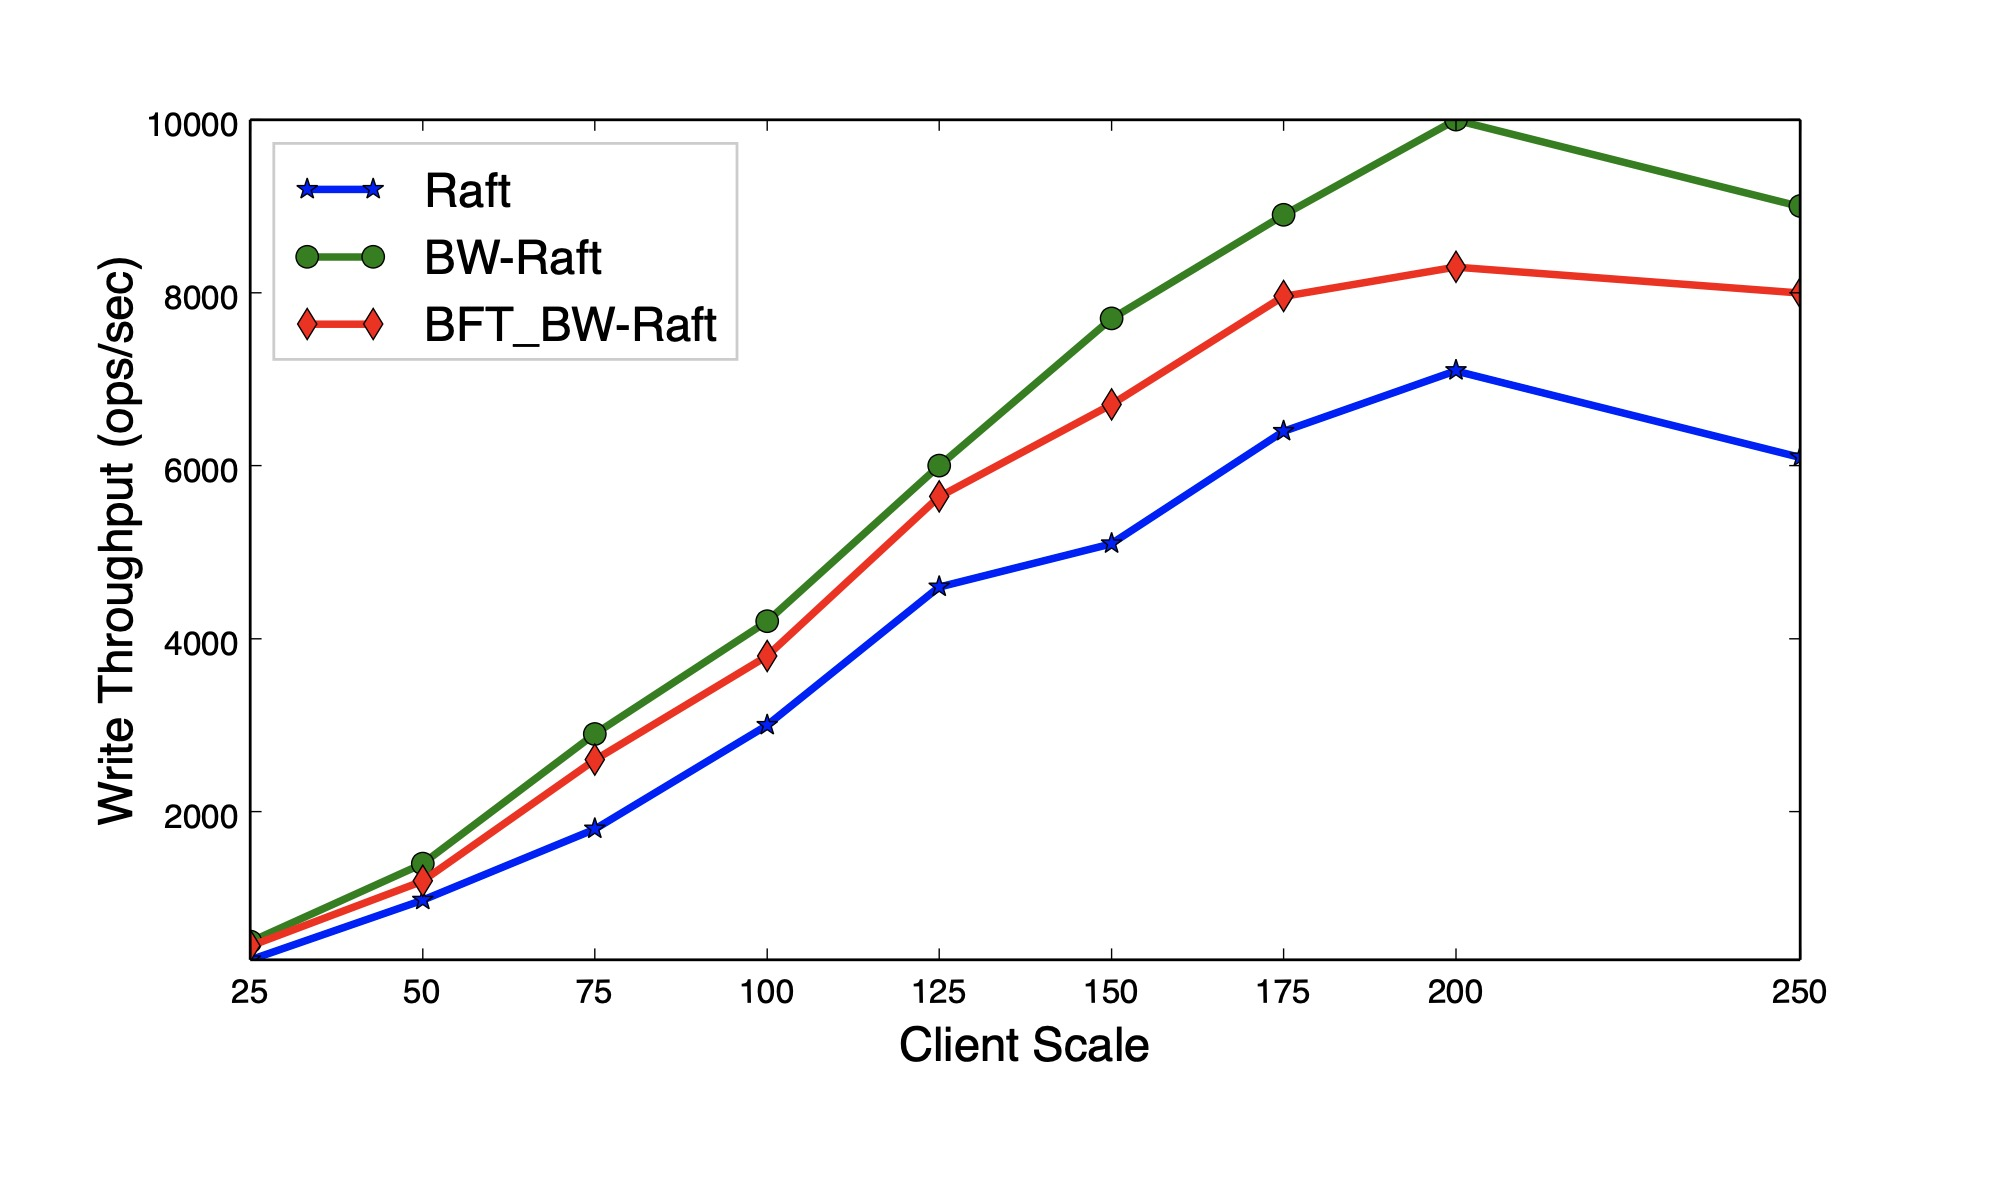

Python code for this plot:
# -*- coding: utf-8 -*-
import matplotlib.pyplot as plt

x =  [25, 50, 75, 100, 125, 150, 175, 200, 250]
x_ticks = [str(v) for v in list(x)]
y_Raft =  [290, 980, 1800, 3000, 4600,  5100, 6400, 7100, 6100]
y_BWRaft = [500, 1400, 2900, 4200, 6000,  7700, 8900, 10000, 9000]
y_BFT_BWRaft = [450, 1200, 2600, 3800, 5643,  6709, 7960, 8300, 8000]

# plt.xlim(20, 260)  # 限定横轴的范围
# plt.ylim(350, 14000)  # 限定纵轴的范围

font1 = {'family': '',
'weight': 'normal',
'size': 17,
}

plt.figure(figsize=(10, 6), dpi=500)

plt.plot(x, y_Raft, marker='*', linewidth=2.7, ms=8, label='Raft',)
plt.plot(x, y_BWRaft, marker='o', linewidth=2.7, ms=8, label='BW-Raft')
plt.plot(x, y_BFT_BWRaft, marker='d', linewidth=2.7, ms=8, label='BFT_BW-Raft')

plt.legend(prop=font1, framealpha=0.2, loc='upper left')  # 让图例生效

plt.xticks(x, x_ticks, rotation=1)

plt.margins(0)
plt.subplots_adjust(bottom=0.2)
plt.xlabel("Client Scale", font1)  # X轴标签
plt.ylabel("Write Throughput (ops/sec)", font1)  # Y轴标签
# plt.title("A simple plot") #标题
plt.savefig('./throughput-write.jpg')


